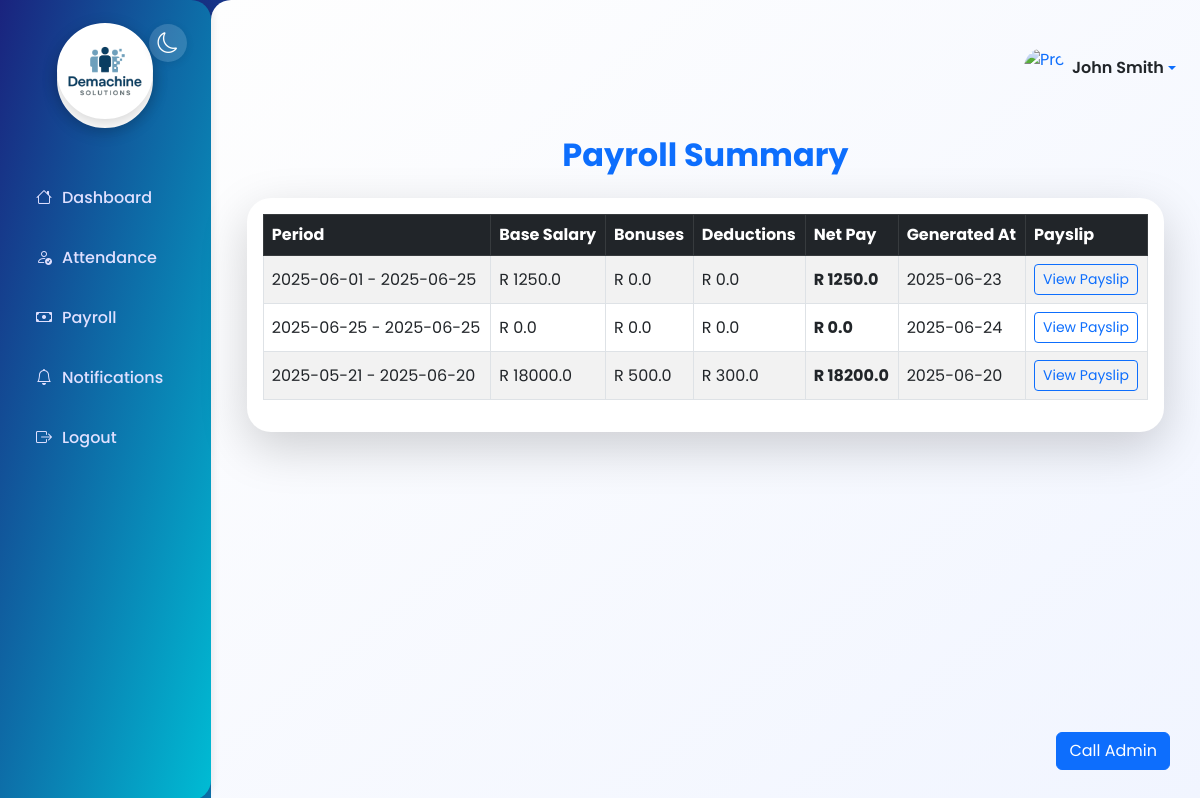
Page /payroll (signed in) on the committed database.
### models.py (models this page shows, shortened)
class User(db.Model, UserMixin):
    id = db.Column(db.Integer, primary_key=True)
    username = db.Column(db.String(80), unique=True, nullable=False)
    email = db.Column(db.String(120), unique=True, nullable=False)
    password_hash = db.Column(db.String(128), nullable=False)
    name = db.Column(db.String(100))
    phone = db.Column(db.String(20))
    role = db.Column(db.String(20), default='user')  # 'admin' or 'user'
    is_active = db.Column(db.Boolean, default=True)
    date_joined = db.Column(db.DateTime, default=datetime.utcnow)
    face_encoding = db.Column(db.PickleType)  # Store face encoding as binary
    profile_picture = db.Column(db.String(255))  # Filename of profile picture
    email_notifications = db.Column(db.Boolean, default=True)
    sms_notifications = db.Column(db.Boolean, default=False)
    is_verified = db.Column(db.Boolean, default=False)
    attendances = db.relationship('Attendance', backref='user', lazy=True)
    leaves = db.relationship('LeaveRequest', backref='user', lazy=True)
    payrolls = db.relationship('Payroll', backref='user', lazy=True)
    notifications = db.relationship('Notification', backref='user', lazy=True)

class Payroll(db.Model):
    id = db.Column(db.Integer, primary_key=True)
    user_id = db.Column(db.Integer, db.ForeignKey('user.id'), nullable=False)
    period_start = db.Column(db.Date, nullable=False)
    period_end = db.Column(db.Date, nullable=False)
    base_salary = db.Column(db.Float, nullable=False)
    bonuses = db.Column(db.Float, default=0.0)
    deductions = db.Column(db.Float, default=0.0)
    net_pay = db.Column(db.Float, nullable=False)
    generated_at = db.Column(db.DateTime, default=datetime.utcnow)

### app.py (the view)
@app.route('/payroll')
@login_required
def payroll():
    payrolls = Payroll.query.filter_by(user_id=current_user.id).order_by(Payroll.period_end.desc()).all()
    return render_template('payroll.html', payrolls=payrolls)

### app.py (called while the page is built)
@login_manager.user_loader
def load_user(user_id):
    return User.query.get(int(user_id))

@app.before_request
def before_request():
    if current_user.is_authenticated:
        g.unread_notifications = Notification.query.filter_by(user_id=current_user.id, is_read=False).count()
    else:
        g.unread_notifications = 0

### templates/payroll.html (shortened to what this page needs)
{% extends "layout.html" %}
{% block content %}
<div class="container py-4">
  <h2 class="mb-4 fw-bold text-primary text-center">Payroll Summary</h2>
  <div class="card shadow-lg border-0 mb-4" style="border-radius: 1.5rem;">
    <div class="card-body">
      <div class="table-responsive">
        <table class="table table-bordered table-striped align-middle">
          <thead class="table-dark">
            <tr>
              <th>Period</th>
              <th>Base Salary</th>
              <th>Bonuses</th>
              <th>Deductions</th>
              <th>Net Pay</th>
              <th>Generated At</th>
              <th>Payslip</th>
            </tr>
          </thead>
          <tbody>
            {% for payroll in payrolls %}
            <tr>
              <td>{{ payroll.period_start.strftime('%Y-%m-%d') }} - {{ payroll.period_end.strftime('%Y-%m-%d') }}</td>
              <td>R {{ payroll.base_salary }}</td>
              <td>R {{ payroll.bonuses }}</td>
              <td>R {{ payroll.deductions }}</td>
              <td><strong>R {{ payroll.net_pay }}</strong></td>
              <td>{{ payroll.generated_at.strftime('%Y-%m-%d') }}</td>
              <td><a href="/payroll/{{ payroll.id }}/payslip" class="btn btn-outline-primary btn-sm">View Payslip</a></td>
            </tr>
            {% else %}
            <tr>
              <td colspan="7" class="text-center">No payroll records found.</td>
            </tr>
            {% endfor %}
          </tbody>
        </table>
      </div>
    </div>
  </div>
</div>
{% endblock %}

### templates/layout.html (shortened to what this page needs)
<!DOCTYPE html>
<html lang="en">
<head>
    <link href="https://cdn.jsdelivr.net/npm/bootstrap@5.3.0/dist/css/bootstrap.min.css" rel="stylesheet">
    <link href="https://cdn.jsdelivr.net/npm/bootstrap-icons@1.10.5/font/bootstrap-icons.css" rel="stylesheet">
</head>
<body>
    <div class="d-flex">
        <div class="sidebar">
            <div class="brand" style="justify-content: center; text-align: center;">
                <div class="brand-logo" style="margin: 0 auto;">
                    <img src="{{ url_for('static', filename='images/Demachine solutions.png') }}" alt="Demachine solutions logo" style="width:96px; height:96px; object-fit:cover; border-radius:50%; border:4px solid #fff; box-shadow:0 4px 16px rgba(0,0,0,0.18); margin-bottom:18px; background:#fff;">
                </div>
            </div>
            <button class="theme-toggle" id="themeToggle" title="Toggle dark/light mode">
                <i class="bi bi-moon" id="themeIcon"></i>
            </button>
            <ul class="nav flex-column mt-4">
                {% if current_user.is_authenticated %}
                    <li class="nav-item"><a href="/dashboard" class="nav-link"><i class="bi bi-house"></i> Dashboard</a></li>
                    <li class="nav-item"><a href="/attendance" class="nav-link"><i class="bi bi-person-check"></i> Attendance</a></li>
                    <li class="nav-item"><a href="/payroll" class="nav-link"><i class="bi bi-cash"></i> Payroll</a></li>
                    <li class="nav-item"><a href="/notifications" class="nav-link"><i class="bi bi-bell"></i> Notifications
                    </a></li>
                    <li class="nav-item"><a href="/logout" class="nav-link"><i class="bi bi-box-arrow-right"></i> Logout</a></li>
                {% else %}
                    <li class="nav-item"><a href="/login" class="nav-link"><i class="bi bi-box-arrow-in-right"></i> Login</a></li>
                {% endif %}
            </ul>
        </div>
        <div class="main-content">
            <div class="d-flex justify-content-end align-items-center mb-3" style="min-height:56px;">
                <div class="dropdown">
                    <a href="#" class="d-flex align-items-center text-decoration-none dropdown-toggle" id="profileDropdown" data-bs-toggle="dropdown" aria-expanded="false">
                        {% if current_user.profile_picture %}
                            <img src="{{ url_for('static', filename='images/profiles/' + current_user.profile_picture) }}" alt="Profile" class="rounded-circle me-2" style="width:40px; height:40px; object-fit:cover;">
                        {% else %}
                            <img src="{{ url_for('static', filename='images/default_avatar.png') }}" alt="Profile" class="rounded-circle me-2" style="width:40px; height:40px; object-fit:cover;">
                        {% endif %}
                        <span class="fw-semibold text-dark">{{ current_user.name or current_user.username }}</span>
                    </a>
                </div>
            </div>
            {% block content %}{% endblock %}
        </div>
    </div>
    {% if current_user.is_authenticated and current_user.role != 'admin' %}
      <button onclick="callAdmin()" class="btn btn-primary" style="position:fixed;bottom:30px;right:30px;z-index:9999;">Call Admin</button>
    {% endif %}
</body>
</html>

### templates/layout.html (style rules this page uses)
:root { --primary: #1a237e; --secondary: #00bcd4; --accent: #ff9800; --bg-light: #f4f8fb; --bg-dark: #232a3b; --sidebar-width: 250px; }
html, body { min-height: 100vh; font-family: 'Poppins', Arial, sans-serif; background: linear-gradient(135deg, var(--primary) 0%, var(--secondary) 100%); color: #222; }
.sidebar { background: linear-gradient(to bottom right, var(--primary), var(--secondary)); color: #fff; width: var(--sidebar-width); min-height: 100vh; padding: 32px 18px 18px 18px; box-shadow: 2px 0 8px rgba(0,0,0,0.08); border-top-right-radius: 20px; border-bottom-right-radius: 20px; position: relative; }
.sidebar .brand { display: flex; align-items: center; margin-bottom: 2.5rem; justify-content: center; text-align: center; }
.sidebar .brand-logo { width: 96px; height: 96px; border-radius: 50%; border: 4px solid #fff; box-shadow: 0 4px 16px rgba(0,0,0,0.18); margin-bottom: 18px; background: #fff; display: flex; align-items: center; justify-content: center; font-size: 2rem; font-weight: 700; color: #fff; margin-right: 1rem; }
.sidebar .nav-link { color: #e0e0ff; font-weight: 500; padding: 12px 18px; margin: 6px 0; border-radius: 12px; display: flex; align-items: center; transition: background-color 0.3s, color 0.2s, transform 0.2s; }
.sidebar .nav-link i { margin-right: 10px; }
.theme-toggle { position: absolute; top: 1.5rem; right: 1.5rem; background: rgba(255,255,255,0.15); border-radius: 50%; border: none; width: 38px; height: 38px; display: flex; align-items: center; justify-content: center; font-size: 1.3rem; color: #fff; box-shadow: 0 2px 8px rgba(0,0,0,0.08); transition: background 0.2s; }
.main-content { padding: 40px 24px; width: 100%; background: linear-gradient(to bottom right, #fefefe, #f1f5ff); border-top-left-radius: 20px; min-height: 100vh; }

### rows in the picture
User: name "John Smith"
Payroll: period_start "2025-06-01", period_end "2025-06-25", base_salary "1250.0", bonuses "0.0", deductions "0.0", net_pay "1250.0", generated_at "2025-06-23"
Payroll: period_start "2025-06-25", period_end "2025-06-25", base_salary "0.0", bonuses "0.0", deductions "0.0", net_pay "0.0", generated_at "2025-06-24"
Payroll: period_start "2025-05-21", period_end "2025-06-20", base_salary "18000.0", bonuses "500.0", deductions "300.0", net_pay "18200.0", generated_at "2025-06-20"
